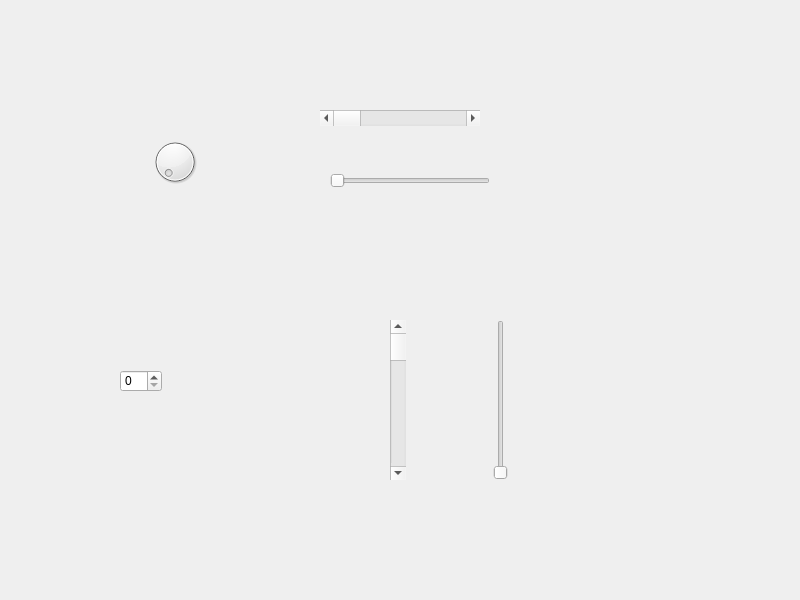
<?xml version="1.0" encoding="UTF-8"?>
<ui version="4.0">
 <class>MyWidget</class>
 <widget class="QWidget" name="MyWidget">
  <property name="geometry">
   <rect>
    <x>0</x>
    <y>0</y>
    <width>800</width>
    <height>600</height>
   </rect>
  </property>
  <property name="windowTitle">
   <string>MyWidget</string>
  </property>
  <widget class="QDial" name="dial">
   <property name="geometry">
    <rect>
     <x>150</x>
     <y>130</y>
     <width>50</width>
     <height>64</height>
    </rect>
   </property>
  </widget>
  <widget class="QScrollBar" name="horizontalScrollBar">
   <property name="geometry">
    <rect>
     <x>320</x>
     <y>110</y>
     <width>160</width>
     <height>16</height>
    </rect>
   </property>
   <property name="orientation">
    <enum>Qt::Horizontal</enum>
   </property>
  </widget>
  <widget class="QSlider" name="horizontalSlider">
   <property name="geometry">
    <rect>
     <x>330</x>
     <y>170</y>
     <width>160</width>
     <height>22</height>
    </rect>
   </property>
   <property name="orientation">
    <enum>Qt::Horizontal</enum>
   </property>
  </widget>
  <widget class="QScrollBar" name="verticalScrollBar">
   <property name="geometry">
    <rect>
     <x>390</x>
     <y>320</y>
     <width>16</width>
     <height>160</height>
    </rect>
   </property>
   <property name="orientation">
    <enum>Qt::Vertical</enum>
   </property>
  </widget>
  <widget class="QSlider" name="verticalSlider">
   <property name="geometry">
    <rect>
     <x>490</x>
     <y>320</y>
     <width>22</width>
     <height>160</height>
    </rect>
   </property>
   <property name="orientation">
    <enum>Qt::Vertical</enum>
   </property>
  </widget>
  <widget class="QSpinBox" name="spinBox">
   <property name="geometry">
    <rect>
     <x>120</x>
     <y>370</y>
     <width>42</width>
     <height>22</height>
    </rect>
   </property>
  </widget>
 </widget>
 <resources/>
 <connections>
  <connection>
   <sender>dial</sender>
   <signal>sliderMoved(int)</signal>
   <receiver>horizontalScrollBar</receiver>
   <slot>setValue(int)</slot>
   <hints>
    <hint type="sourcelabel">
     <x>174</x>
     <y>170</y>
    </hint>
    <hint type="destinationlabel">
     <x>339</x>
     <y>114</y>
    </hint>
   </hints>
  </connection>
  <connection>
   <sender>dial</sender>
   <signal>sliderMoved(int)</signal>
   <receiver>horizontalSlider</receiver>
   <slot>setValue(int)</slot>
   <hints>
    <hint type="sourcelabel">
     <x>195</x>
     <y>158</y>
    </hint>
    <hint type="destinationlabel">
     <x>344</x>
     <y>187</y>
    </hint>
   </hints>
  </connection>
  <connection>
   <sender>dial</sender>
   <signal>sliderMoved(int)</signal>
   <receiver>verticalScrollBar</receiver>
   <slot>setValue(int)</slot>
   <hints>
    <hint type="sourcelabel">
     <x>190</x>
     <y>181</y>
    </hint>
    <hint type="destinationlabel">
     <x>393</x>
     <y>370</y>
    </hint>
   </hints>
  </connection>
  <connection>
   <sender>dial</sender>
   <signal>sliderMoved(int)</signal>
   <receiver>verticalSlider</receiver>
   <slot>setValue(int)</slot>
   <hints>
    <hint type="sourcelabel">
     <x>156</x>
     <y>179</y>
    </hint>
    <hint type="destinationlabel">
     <x>499</x>
     <y>340</y>
    </hint>
   </hints>
  </connection>
  <connection>
   <sender>dial</sender>
   <signal>sliderMoved(int)</signal>
   <receiver>spinBox</receiver>
   <slot>setValue(int)</slot>
   <hints>
    <hint type="sourcelabel">
     <x>159</x>
     <y>193</y>
    </hint>
    <hint type="destinationlabel">
     <x>137</x>
     <y>379</y>
    </hint>
   </hints>
  </connection>
 </connections>
</ui>
